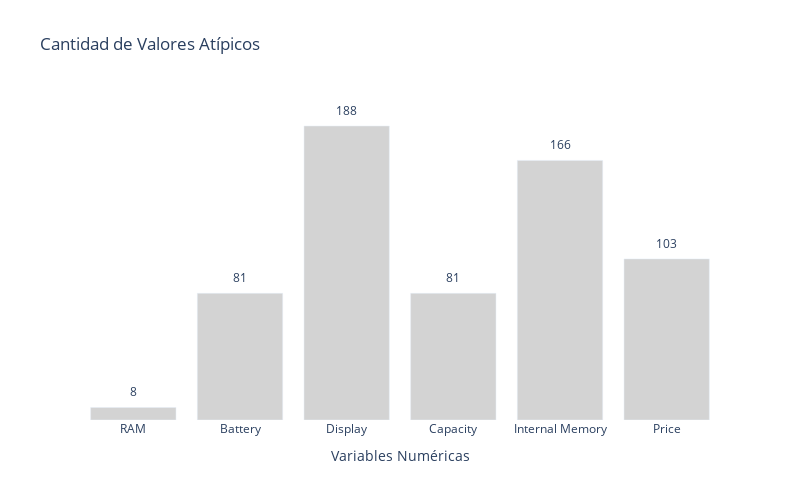

Notebook code for this chart:
### Code cell
import plotly.express as px

df_atipicos_plotly = pd.DataFrame(list(atipicos_por_columna.items()), columns=['Columna', 'Cantidad de Valores Atípicos'])

fig = px.bar(df_atipicos_plotly, x='Columna', y='Cantidad de Valores Atípicos',
             title='Cantidad de Valores Atípicos',
             labels={'Cantidad de Valores Atípicos': 'Cantidad de Atípicos', 'Columna': 'Columna'},
             width=800, height=500)

fig.update_layout(
    xaxis=dict(title=dict(text='Variables Numéricas'), showgrid=False, showticklabels=True),
    yaxis=dict(title=None, showgrid=False, showticklabels=False),
    showlegend=False,
    barmode='group',
    plot_bgcolor='white',  
)

fig.update_traces(marker_color='lightgrey')

for i, row in df_atipicos_plotly.iterrows():
    fig.add_annotation(
        x=row['Columna'],
        y=row['Cantidad de Valores Atípicos'],
        text=row['Cantidad de Valores Atípicos'],
        showarrow=False,
        font=dict(size=12),
        xanchor='center',  
        yanchor='bottom',  
        yshift=5,  
    )
    
fig.show()

### Figure 1 — Plotly figure (JSON) as saved in the notebook; plotly's stock layout.template omitted (floating-point values rounded to 4 significant figures)
{"data": [{"alignmentgroup": "True", "hovertemplate": "Columna=%{x}<br>Cantidad de Atípicos=%{y}<extra></extra>", "legendgroup": "", "marker": {"color": "lightgrey", "pattern": {"shape": ""}}, "name": "", "offsetgroup": "", "orientation": "v", "showlegend": false, "textposition": "auto", "type": "bar", "x": ["RAM", "Battery", "Display", "Capacity", "Internal Memory", "Price"], "xaxis": "x", "y": [8, 81, 188, 81, 166, 103], "yaxis": "y"}], "layout": {"annotations": [{"font": {"size": 12}, "showarrow": false, "text": "8", "x": "RAM", "xanchor": "center", "y": 8, "yanchor": "bottom", "yshift": 5}, {"font": {"size": 12}, "showarrow": false, "text": "81", "x": "Battery", "xanchor": "center", "y": 81, "yanchor": "bottom", "yshift": 5}, {"font": {"size": 12}, "showarrow": false, "text": "188", "x": "Display", "xanchor": "center", "y": 188, "yanchor": "bottom", "yshift": 5}, {"font": {"size": 12}, "showarrow": false, "text": "81", "x": "Capacity", "xanchor": "center", "y": 81, "yanchor": "bottom", "yshift": 5}, {"font": {"size": 12}, "showarrow": false, "text": "166", "x": "Internal Memory", "xanchor": "center", "y": 166, "yanchor": "bottom", "yshift": 5}, {"font": {"size": 12}, "showarrow": false, "text": "103", "x": "Price", "xanchor": "center", "y": 103, "yanchor": "bottom", "yshift": 5}], "barmode": "group", "height": 500, "legend": {"tracegroupgap": 0}, "plot_bgcolor": "white", "showlegend": false, "title": {"text": "Cantidad de Valores Atípicos"}, "width": 800, "xaxis": {"anchor": "y", "domain": [0, 1], "showgrid": false, "showticklabels": true, "title": {"text": "Variables Numéricas"}}, "yaxis": {"anchor": "x", "domain": [0, 1], "showgrid": false, "showticklabels": false, "title": {}}}}
